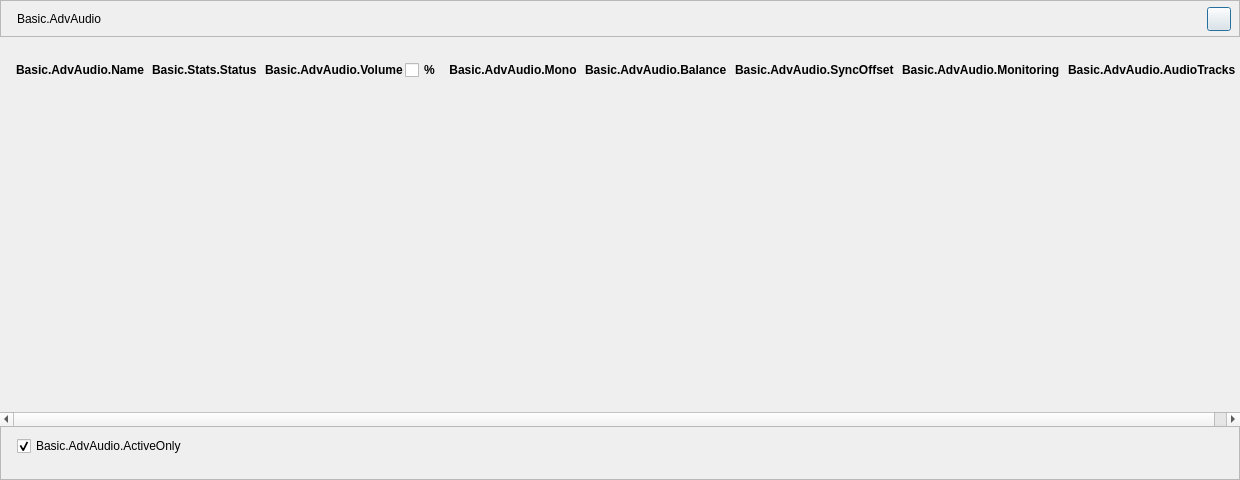
<?xml version="1.0" encoding="UTF-8"?>
<ui version="4.0">
 <class>AFQAudioAdvSettingDialog</class>
 <widget class="QDialog" name="AFQAudioAdvSettingDialog">
  <property name="enabled">
   <bool>true</bool>
  </property>
  <property name="geometry">
   <rect>
    <x>0</x>
    <y>0</y>
    <width>1240</width>
    <height>480</height>
   </rect>
  </property>
  <property name="sizePolicy">
   <sizepolicy hsizetype="Preferred" vsizetype="Preferred">
    <horstretch>0</horstretch>
    <verstretch>0</verstretch>
   </sizepolicy>
  </property>
  <property name="minimumSize">
   <size>
    <width>1240</width>
    <height>480</height>
   </size>
  </property>
  <property name="maximumSize">
   <size>
    <width>16777215</width>
    <height>16777215</height>
   </size>
  </property>
  <property name="windowTitle">
   <string>Basic.AdvAudio</string>
  </property>
  <property name="styleSheet">
   <string notr="true"/>
  </property>
  <layout class="QVBoxLayout" name="verticalLayout">
   <property name="spacing">
    <number>0</number>
   </property>
   <property name="leftMargin">
    <number>0</number>
   </property>
   <property name="topMargin">
    <number>0</number>
   </property>
   <property name="rightMargin">
    <number>0</number>
   </property>
   <property name="bottomMargin">
    <number>0</number>
   </property>
   <item>
    <widget class="QFrame" name="titleFrame">
     <property name="sizePolicy">
      <sizepolicy hsizetype="Preferred" vsizetype="Fixed">
       <horstretch>0</horstretch>
       <verstretch>0</verstretch>
      </sizepolicy>
     </property>
     <property name="minimumSize">
      <size>
       <width>0</width>
       <height>37</height>
      </size>
     </property>
     <property name="maximumSize">
      <size>
       <width>16777215</width>
       <height>37</height>
      </size>
     </property>
     <property name="frameShape">
      <enum>QFrame::StyledPanel</enum>
     </property>
     <property name="frameShadow">
      <enum>QFrame::Raised</enum>
     </property>
     <layout class="QHBoxLayout" name="horizontalLayout_2">
      <property name="spacing">
       <number>6</number>
      </property>
      <property name="leftMargin">
       <number>16</number>
      </property>
      <property name="topMargin">
       <number>6</number>
      </property>
      <property name="rightMargin">
       <number>8</number>
      </property>
      <property name="bottomMargin">
       <number>6</number>
      </property>
      <item>
       <widget class="QLabel" name="label_Title">
        <property name="sizePolicy">
         <sizepolicy hsizetype="Preferred" vsizetype="Fixed">
          <horstretch>0</horstretch>
          <verstretch>0</verstretch>
         </sizepolicy>
        </property>
        <property name="minimumSize">
         <size>
          <width>0</width>
          <height>24</height>
         </size>
        </property>
        <property name="maximumSize">
         <size>
          <width>300</width>
          <height>24</height>
         </size>
        </property>
        <property name="text">
         <string>Basic.AdvAudio</string>
        </property>
        <property name="labelType" stdset="0">
         <string>labelTitle</string>
        </property>
       </widget>
      </item>
      <item>
       <spacer name="horizontalSpacer">
        <property name="orientation">
         <enum>Qt::Horizontal</enum>
        </property>
        <property name="sizeHint" stdset="0">
         <size>
          <width>40</width>
          <height>20</height>
         </size>
        </property>
       </spacer>
      </item>
      <item>
       <widget class="QPushButton" name="pushButton_Close">
        <property name="sizePolicy">
         <sizepolicy hsizetype="Fixed" vsizetype="Fixed">
          <horstretch>0</horstretch>
          <verstretch>0</verstretch>
         </sizepolicy>
        </property>
        <property name="minimumSize">
         <size>
          <width>24</width>
          <height>24</height>
         </size>
        </property>
        <property name="maximumSize">
         <size>
          <width>24</width>
          <height>24</height>
         </size>
        </property>
        <property name="text">
         <string/>
        </property>
        <property name="iconSize">
         <size>
          <width>11</width>
          <height>11</height>
         </size>
        </property>
        <property name="buttonType" stdset="0">
         <string>closeButton</string>
        </property>
       </widget>
      </item>
     </layout>
    </widget>
   </item>
   <item>
    <widget class="QScrollArea" name="scrollArea">
     <property name="sizePolicy">
      <sizepolicy hsizetype="Expanding" vsizetype="Expanding">
       <horstretch>0</horstretch>
       <verstretch>0</verstretch>
      </sizepolicy>
     </property>
     <property name="frameShape">
      <enum>QFrame::NoFrame</enum>
     </property>
     <property name="sizeAdjustPolicy">
      <enum>QAbstractScrollArea::AdjustToContents</enum>
     </property>
     <property name="widgetResizable">
      <bool>true</bool>
     </property>
     <widget class="QWidget" name="scrollAreaWidgetContents">
      <property name="geometry">
       <rect>
        <x>0</x>
        <y>0</y>
        <width>1240</width>
        <height>389</height>
       </rect>
      </property>
      <layout class="QGridLayout" name="gridLayout_3">
       <property name="leftMargin">
        <number>0</number>
       </property>
       <property name="topMargin">
        <number>0</number>
       </property>
       <property name="rightMargin">
        <number>0</number>
       </property>
       <property name="bottomMargin">
        <number>0</number>
       </property>
       <property name="spacing">
        <number>0</number>
       </property>
       <item row="0" column="0">
        <layout class="QVBoxLayout" name="verticalLayout_2">
         <property name="spacing">
          <number>0</number>
         </property>
         <property name="leftMargin">
          <number>16</number>
         </property>
         <property name="topMargin">
          <number>13</number>
         </property>
         <property name="rightMargin">
          <number>16</number>
         </property>
         <property name="bottomMargin">
          <number>13</number>
         </property>
         <item>
          <layout class="QGridLayout" name="gridLayout_AdvSettingArea">
           <property name="spacing">
            <number>8</number>
           </property>
           <item row="0" column="2">
            <widget class="QWidget" name="widget" native="true">
             <property name="sizePolicy">
              <sizepolicy hsizetype="Preferred" vsizetype="Preferred">
               <horstretch>0</horstretch>
               <verstretch>0</verstretch>
              </sizepolicy>
             </property>
             <property name="minimumSize">
              <size>
               <width>0</width>
               <height>0</height>
              </size>
             </property>
             <property name="maximumSize">
              <size>
               <width>16777215</width>
               <height>16777215</height>
              </size>
             </property>
             <layout class="QGridLayout" name="gridLayout_2">
              <property name="leftMargin">
               <number>0</number>
              </property>
              <property name="topMargin">
               <number>0</number>
              </property>
              <property name="rightMargin">
               <number>0</number>
              </property>
              <property name="bottomMargin">
               <number>0</number>
              </property>
              <property name="spacing">
               <number>0</number>
              </property>
              <item row="0" column="0">
               <layout class="QHBoxLayout" name="horizontalLayout_4">
                <property name="spacing">
                 <number>2</number>
                </property>
                <item>
                 <widget class="QLabel" name="label_Volume">
                  <property name="sizePolicy">
                   <sizepolicy hsizetype="Preferred" vsizetype="Fixed">
                    <horstretch>0</horstretch>
                    <verstretch>0</verstretch>
                   </sizepolicy>
                  </property>
                  <property name="minimumSize">
                   <size>
                    <width>0</width>
                    <height>40</height>
                   </size>
                  </property>
                  <property name="maximumSize">
                   <size>
                    <width>16777215</width>
                    <height>40</height>
                   </size>
                  </property>
                  <property name="font">
                   <font>
                    <bold>true</bold>
                   </font>
                  </property>
                  <property name="text">
                   <string>Basic.AdvAudio.Volume</string>
                  </property>
                 </widget>
                </item>
                <item>
                 <widget class="QCheckBox" name="checkBox_UsePercent">
                  <property name="minimumSize">
                   <size>
                    <width>0</width>
                    <height>40</height>
                   </size>
                  </property>
                  <property name="maximumSize">
                   <size>
                    <width>16777215</width>
                    <height>40</height>
                   </size>
                  </property>
                  <property name="font">
                   <font>
                    <bold>true</bold>
                   </font>
                  </property>
                  <property name="text">
                   <string>%</string>
                  </property>
                 </widget>
                </item>
                <item>
                 <spacer name="horizontalSpacer_3">
                  <property name="orientation">
                   <enum>Qt::Horizontal</enum>
                  </property>
                  <property name="sizeType">
                   <enum>QSizePolicy::Minimum</enum>
                  </property>
                  <property name="sizeHint" stdset="0">
                   <size>
                    <width>0</width>
                    <height>0</height>
                   </size>
                  </property>
                 </spacer>
                </item>
               </layout>
              </item>
             </layout>
            </widget>
           </item>
           <item row="0" column="4">
            <widget class="QLabel" name="label_Balance">
             <property name="sizePolicy">
              <sizepolicy hsizetype="Preferred" vsizetype="Fixed">
               <horstretch>0</horstretch>
               <verstretch>0</verstretch>
              </sizepolicy>
             </property>
             <property name="minimumSize">
              <size>
               <width>0</width>
               <height>40</height>
              </size>
             </property>
             <property name="maximumSize">
              <size>
               <width>16777215</width>
               <height>40</height>
              </size>
             </property>
             <property name="font">
              <font>
               <bold>true</bold>
              </font>
             </property>
             <property name="text">
              <string>Basic.AdvAudio.Balance</string>
             </property>
            </widget>
           </item>
           <item row="0" column="3">
            <widget class="QLabel" name="label_Mono">
             <property name="sizePolicy">
              <sizepolicy hsizetype="Preferred" vsizetype="Fixed">
               <horstretch>0</horstretch>
               <verstretch>0</verstretch>
              </sizepolicy>
             </property>
             <property name="minimumSize">
              <size>
               <width>0</width>
               <height>40</height>
              </size>
             </property>
             <property name="maximumSize">
              <size>
               <width>16777215</width>
               <height>40</height>
              </size>
             </property>
             <property name="font">
              <font>
               <bold>true</bold>
              </font>
             </property>
             <property name="layoutDirection">
              <enum>Qt::LeftToRight</enum>
             </property>
             <property name="text">
              <string>Basic.AdvAudio.Mono</string>
             </property>
             <property name="alignment">
              <set>Qt::AlignCenter</set>
             </property>
            </widget>
           </item>
           <item row="0" column="0">
            <widget class="QLabel" name="label_Name">
             <property name="sizePolicy">
              <sizepolicy hsizetype="Preferred" vsizetype="Fixed">
               <horstretch>0</horstretch>
               <verstretch>0</verstretch>
              </sizepolicy>
             </property>
             <property name="minimumSize">
              <size>
               <width>0</width>
               <height>40</height>
              </size>
             </property>
             <property name="maximumSize">
              <size>
               <width>16777215</width>
               <height>40</height>
              </size>
             </property>
             <property name="font">
              <font>
               <bold>true</bold>
              </font>
             </property>
             <property name="text">
              <string>Basic.AdvAudio.Name</string>
             </property>
            </widget>
           </item>
           <item row="0" column="6">
            <widget class="QLabel" name="label_Monitoring">
             <property name="sizePolicy">
              <sizepolicy hsizetype="Preferred" vsizetype="Fixed">
               <horstretch>0</horstretch>
               <verstretch>0</verstretch>
              </sizepolicy>
             </property>
             <property name="minimumSize">
              <size>
               <width>0</width>
               <height>40</height>
              </size>
             </property>
             <property name="maximumSize">
              <size>
               <width>16777215</width>
               <height>40</height>
              </size>
             </property>
             <property name="font">
              <font>
               <bold>true</bold>
              </font>
             </property>
             <property name="text">
              <string>Basic.AdvAudio.Monitoring</string>
             </property>
            </widget>
           </item>
           <item row="0" column="7">
            <widget class="QLabel" name="label_AudioTracks">
             <property name="sizePolicy">
              <sizepolicy hsizetype="Preferred" vsizetype="Fixed">
               <horstretch>0</horstretch>
               <verstretch>0</verstretch>
              </sizepolicy>
             </property>
             <property name="minimumSize">
              <size>
               <width>0</width>
               <height>40</height>
              </size>
             </property>
             <property name="maximumSize">
              <size>
               <width>16777215</width>
               <height>40</height>
              </size>
             </property>
             <property name="font">
              <font>
               <bold>true</bold>
              </font>
             </property>
             <property name="text">
              <string>Basic.AdvAudio.AudioTracks</string>
             </property>
            </widget>
           </item>
           <item row="0" column="5">
            <widget class="QLabel" name="label_SyncOffset">
             <property name="sizePolicy">
              <sizepolicy hsizetype="Preferred" vsizetype="Fixed">
               <horstretch>0</horstretch>
               <verstretch>0</verstretch>
              </sizepolicy>
             </property>
             <property name="minimumSize">
              <size>
               <width>0</width>
               <height>40</height>
              </size>
             </property>
             <property name="maximumSize">
              <size>
               <width>16777215</width>
               <height>40</height>
              </size>
             </property>
             <property name="font">
              <font>
               <bold>true</bold>
              </font>
             </property>
             <property name="text">
              <string>Basic.AdvAudio.SyncOffset</string>
             </property>
            </widget>
           </item>
           <item row="0" column="1">
            <widget class="QLabel" name="label_Status">
             <property name="sizePolicy">
              <sizepolicy hsizetype="Preferred" vsizetype="Fixed">
               <horstretch>0</horstretch>
               <verstretch>0</verstretch>
              </sizepolicy>
             </property>
             <property name="minimumSize">
              <size>
               <width>0</width>
               <height>40</height>
              </size>
             </property>
             <property name="maximumSize">
              <size>
               <width>16777215</width>
               <height>40</height>
              </size>
             </property>
             <property name="font">
              <font>
               <bold>true</bold>
              </font>
             </property>
             <property name="text">
              <string>Basic.Stats.Status</string>
             </property>
            </widget>
           </item>
          </layout>
         </item>
         <item>
          <spacer name="verticalSpacer">
           <property name="orientation">
            <enum>Qt::Vertical</enum>
           </property>
           <property name="sizeHint" stdset="0">
            <size>
             <width>20</width>
             <height>40</height>
            </size>
           </property>
          </spacer>
         </item>
        </layout>
       </item>
      </layout>
     </widget>
    </widget>
   </item>
   <item>
    <widget class="QFrame" name="bottomFrame">
     <property name="sizePolicy">
      <sizepolicy hsizetype="Preferred" vsizetype="Fixed">
       <horstretch>0</horstretch>
       <verstretch>0</verstretch>
      </sizepolicy>
     </property>
     <property name="minimumSize">
      <size>
       <width>0</width>
       <height>54</height>
      </size>
     </property>
     <property name="maximumSize">
      <size>
       <width>16777215</width>
       <height>54</height>
      </size>
     </property>
     <property name="frameShape">
      <enum>QFrame::StyledPanel</enum>
     </property>
     <property name="frameShadow">
      <enum>QFrame::Raised</enum>
     </property>
     <layout class="QHBoxLayout" name="horizontalLayout_3">
      <property name="spacing">
       <number>0</number>
      </property>
      <property name="leftMargin">
       <number>16</number>
      </property>
      <property name="topMargin">
       <number>0</number>
      </property>
      <property name="rightMargin">
       <number>0</number>
      </property>
      <property name="bottomMargin">
       <number>26</number>
      </property>
      <item alignment="Qt::AlignBottom">
       <widget class="QCheckBox" name="checkBox_ShowActiveOnly">
        <property name="sizePolicy">
         <sizepolicy hsizetype="Minimum" vsizetype="Preferred">
          <horstretch>0</horstretch>
          <verstretch>0</verstretch>
         </sizepolicy>
        </property>
        <property name="minimumSize">
         <size>
          <width>0</width>
          <height>38</height>
         </size>
        </property>
        <property name="maximumSize">
         <size>
          <width>16777215</width>
          <height>16777215</height>
         </size>
        </property>
        <property name="text">
         <string>Basic.AdvAudio.ActiveOnly</string>
        </property>
        <property name="checked">
         <bool>true</bool>
        </property>
       </widget>
      </item>
      <item>
       <spacer name="horizontalSpacer_2">
        <property name="orientation">
         <enum>Qt::Horizontal</enum>
        </property>
        <property name="sizeHint" stdset="0">
         <size>
          <width>40</width>
          <height>20</height>
         </size>
        </property>
       </spacer>
      </item>
     </layout>
    </widget>
   </item>
  </layout>
 </widget>
 <resources>
  <include location="aneta-main-resource.qrc"/>
 </resources>
 <connections/>
</ui>
